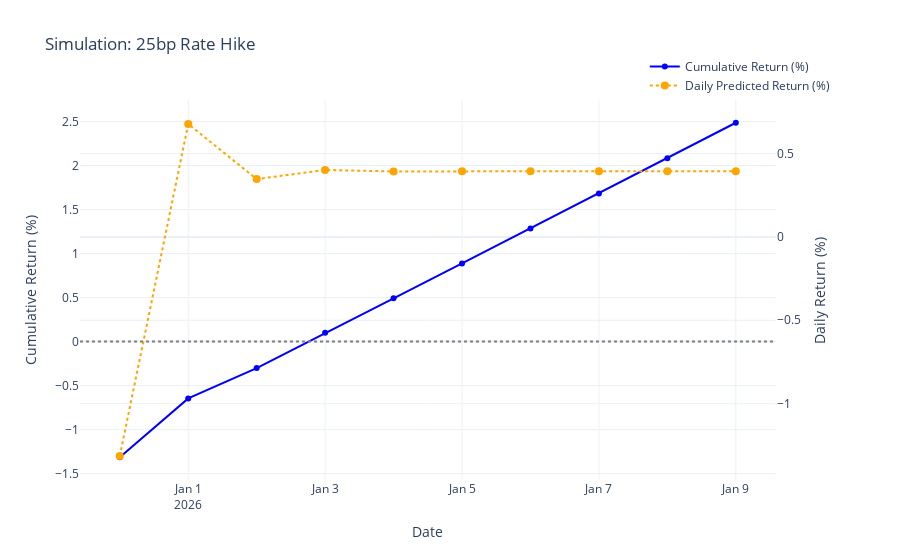

Here is the notebook cell this chart was saved with:
### Markdown cell above
## 3. Scenario Simulations (from Dec 30, 2025)

### Scenario 1: 25 bp Rate Hike (Hawkish Surprise)

### Code cell
hike = simulator.simulate_event(
        days_ahead=10, announcement_rate_change_bp=25.0, shock_type="Hike"
    )
# print(hike)
simulator.plot_simulation(hike, title="Simulation: 25bp Rate Hike")

### Figure 1 — Plotly figure (JSON) as saved in the notebook; plotly's stock layout.template omitted (floating-point values rounded to 4 significant figures)
{"data": [{"line": {"color": "blue", "width": 2}, "mode": "lines+markers", "name": "Cumulative Return (%)", "type": "scatter", "x": ["2025-12-31T00:00:00.000000000", "2026-01-01T00:00:00.000000000", "2026-01-02T00:00:00.000000000", "2026-01-03T00:00:00.000000000", "2026-01-04T00:00:00.000000000", "2026-01-05T00:00:00.000000000", "2026-01-06T00:00:00.000000000", "2026-01-07T00:00:00.000000000", "2026-01-08T00:00:00.000000000", "2026-01-09T00:00:00.000000000"], "xaxis": "x", "y": [-1.314, -0.6457, -0.3011, 0.0992, 0.492, 0.8879, 1.285, 1.684, 2.084, 2.486], "yaxis": "y"}, {"line": {"color": "orange", "dash": "dot"}, "marker": {"size": 8}, "mode": "lines+markers", "name": "Daily Predicted Return (%)", "type": "scatter", "x": ["2025-12-31T00:00:00.000000000", "2026-01-01T00:00:00.000000000", "2026-01-02T00:00:00.000000000", "2026-01-03T00:00:00.000000000", "2026-01-04T00:00:00.000000000", "2026-01-05T00:00:00.000000000", "2026-01-06T00:00:00.000000000", "2026-01-07T00:00:00.000000000", "2026-01-08T00:00:00.000000000", "2026-01-09T00:00:00.000000000"], "xaxis": "x", "y": [-1.314, 0.677, 0.3468, 0.4015, 0.3925, 0.394, 0.3937, 0.3937, 0.3937, 0.3937], "yaxis": "y2"}], "layout": {"hovermode": "x unified", "legend": {"xanchor": "right", "yanchor": "bottom"}, "shapes": [{"line": {"color": "gray", "dash": "dot"}, "type": "line", "x0": 0, "x1": 1, "xref": "x domain", "y0": 0, "y1": 0, "yref": "y"}], "title": {"text": "Simulation: 25bp Rate Hike"}, "xaxis": {"anchor": "y", "domain": [0, 0.94], "title": {"text": "Date"}}, "yaxis": {"anchor": "x", "domain": [0, 1], "title": {"text": "Cumulative Return (%)"}}, "yaxis2": {"anchor": "x", "overlaying": "y", "side": "right", "title": {"text": "Daily Return (%)"}}}}
